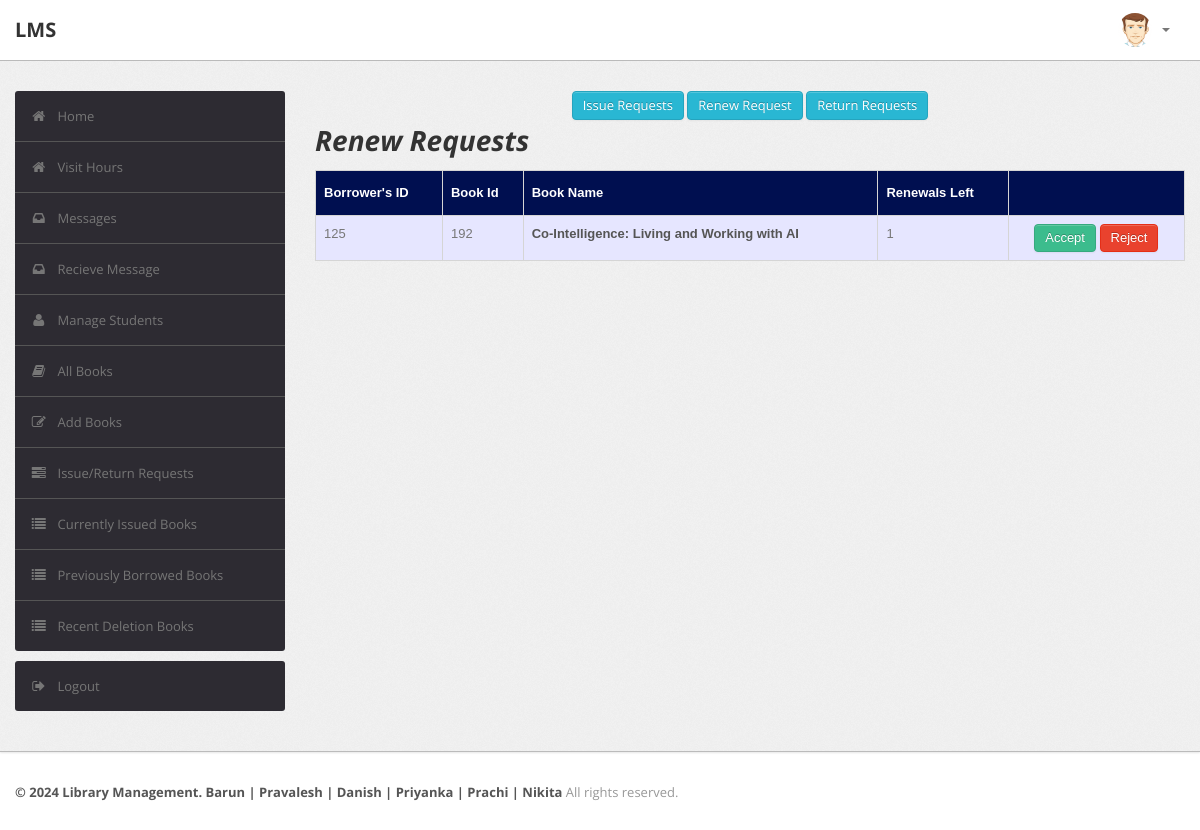
Screenshot of /librarian/renew_requests.php (signed in) with the database file from the repository.
### tables this page shows
CREATE TABLE `record` (
  `id` int(11) NOT NULL,
  `RollNo` varchar(255) NOT NULL,
  `BookId` int(255) NOT NULL,
  `Date_of_Issue` date NOT NULL,
  `Due_Date` date NOT NULL,
  `Date_of_Return` date NOT NULL,
  `Dues` int(255) NOT NULL,
  `Renewals_left` int(255) NOT NULL,
  `Time` time NOT NULL
);

CREATE TABLE `renew` (
  `RollNo` varchar(50) NOT NULL,
  `BookId` int(10) NOT NULL
);

CREATE TABLE `book` (
  `BookId` int(10) NOT NULL,
  `Section` varchar(255) NOT NULL,
  `Subject` varchar(50) DEFAULT NULL,
  `Textbook` varchar(255) NOT NULL,
  `Volume` varchar(255) DEFAULT NULL,
  `Year` varchar(50) DEFAULT NULL,
  `Availability` int(10) DEFAULT NULL,
  `Author` varchar(255) NOT NULL,
  `ISBN` varchar(255) NOT NULL,
  `Status` varchar(255) DEFAULT NULL
);

### librarian/renew_requests.php (the view, shortened to what this page needs)
<?php
require('dbconn.php');
?>
<?php
if ($_SESSION['RollNo'] !== 'staff') {
    ?>
<!DOCTYPE html>
<html lang="en">
    <head>
        <link type="text/css" href="bootstrap/css/bootstrap.min.css" rel="stylesheet">
        <link type="text/css" href="bootstrap/css/bootstrap-responsive.min.css" rel="stylesheet">
        <link type="text/css" href="css/theme.css" rel="stylesheet">
        <link type="text/css" href="images/icons/css/font-awesome.css" rel="stylesheet">
    </head>
    <body>
        <div class="navbar navbar-fixed-top">
            <div class="navbar-inner">
                <div class="container">
                        <a class="brand" href="index.php">LMS </a>
                    <div class="nav-collapse collapse navbar-inverse-collapse">
                        <ul class="nav pull-right">
                            <li class="nav-user dropdown"><a href="#" class="dropdown-toggle" data-toggle="dropdown">
                                <img src="images/user.png" class="nav-avatar" />
                                <b class="caret"></b></a>
                            </li>
                        </ul>
                    </div>
                </div>
            </div>
        </div>
        <div class="wrapper">
            <div class="container">
                <div class="row">
                    <div class="span3">
                        <div class="sidebar">
                          <ul class="widget widget-menu unstyled">
                                <li class="active"><a href="index.php"><i class="menu-icon icon-home"></i>Home
                                </a></li>
                                <li class="active"><a href="../qr/index.php"><i class="menu-icon icon-home"></i>Visit Hours
                                </a></li>
                                 <li><a href="message.php"><i class="menu-icon icon-inbox"></i>Messages</a>
                                </li>
                                <li><a href="recieve.php"><i class="menu-icon icon-inbox"></i>Recieve Message</a>
                                </li>
                                <li><a href="student.php"><i class="menu-icon icon-user"></i>Manage Students </a>
                                </li>
                                <li><a href="book.php"><i class="menu-icon icon-book"></i>All Books </a></li>
                                <li><a href="addbook.php"><i class="menu-icon icon-edit"></i>Add Books </a></li>
                                <li><a href="requests.php"><i class="menu-icon icon-tasks"></i>Issue/Return Requests </a></li>
                                <li><a href="current.php"><i class="menu-icon icon-list"></i>Currently Issued Books </a></li>
                                 <li><a href="pre.php"><i class="menu-icon icon-list"></i>Previously Borrowed Books </a></li>
                                <li><a href="history.php"><i class="menu-icon icon-list"></i>Recent Deletion Books </a></li>
                            </ul>
                            <ul class="widget widget-menu unstyled">
                                <li><a href="logout.php"><i class="menu-icon icon-signout"></i>Logout </a></li>
                            </ul>
                        </div>
                    </div>
                    <div class="span9">
                        <center>
                        <a href="issue_requests.php" class="btn btn-info">Issue Requests</a>
                        <a href="renew_requests.php" class="btn btn-info">Renew Request</a>
                        <a href="return_requests.php" class="btn btn-info">Return Requests</a>
                        </center>
                        <h1><i>Renew Requests</i></h1>
                        <table class="table" id = "tables">
                                  <thead>
                                    <tr>
                                      <th>Borrower's ID</th>
                                      <th>Book Id</th>
                                      <th>Book Name</th>
                                      <th>Renewals Left</th>
                                      <th></th>
                                    </tr>
                                  </thead>
                                  <tbody>
                                    <?php
                            $sql="select * from LMS.record,LMS.book,LMS.renew where Date_of_Return is NULL and renew.BookId=book.BookId and renew.RollNo=record.RollNo and renew.BookId=record.BookId";
                            $result=$conn->query($sql);
                            while($row=$result->fetch_assoc())
                            {
                                $bookid=$row['BookId'];
                                $rollno=$row['RollNo'];
                                $name=$row['Textbook'];
                                $renewals=$row['Renewals_left'];
                            ?>
                                    <tr>
                                      <td><?php echo strtoupper($rollno) ?></td>
                                      <td><?php echo $bookid ?></td>
                                      <td><b><?php echo $name ?></b></td>
                                      <td><?php echo $renewals ?></td>
                                      <td><center>
                                        <?php
                                        if($renewals > 0)
                                        {echo "<a href=\"acceptrenewal.php?id1=".$bookid."&id2=".$rollno."\" class=\"btn btn-success\">Accept</a>";}
                                         ?>
                                        <a href="rejectrenewal.php?id1=<?php echo $bookid; ?>&id2=<?php echo $rollno; ?>" class="btn btn-danger">Reject</a>
                                    </center></td>
                                    </tr>
                               <?php } ?>
                               </tbody>
                                </table>
                            </div>
                </div>
            </div>
        </div>
<div class="footer">
            <div class="container">
                <b class="copyright">&copy; 2024 Library Management. Barun | Pravalesh | Danish | Priyanka | Prachi | Nikita </b>All rights reserved.
            </div>
        </div>
    </body>
</html>
<?php }
else {
    echo "<script type='text/javascript'>alert('Access Denied!!!')</script>";
} ?>

### librarian/css/theme.css (style rules this page uses)
#tables { font-family: "Trebuchet MS", Arial, Helvetica, sans-serif; border-collapse: collapse; width: 100%; }
#tables td, #tables th { border: 1px solid #ddd; padding: 8px; }
#tables tr:nth-child(odd) { background-color: #e6e6ff; }
#tables th { padding-top: 12px; padding-bottom: 12px; text-align: left; background-color: #000F50; color: white; }
body { font-size: 13px; font-family: 'Open Sans', Arial, sans-serif; background: #fff; color: #777 }
h1, h2, h3, h4, h5, h6 { color: #333; margin-top: 0 }
h1 { font-size: 28px }
strong, b { color: #555 }
.wrapper { background: url(../images/bg.png) #eee; border-bottom: 1px solid #bbb; -webkit-box-shadow: 0 1px 2px rgba(0,0,0,0.1); -moz-box-shadow: 0 1px 2px rgba(0,0,0,0.1); box-shadow: 0 1px 2px rgba(0,0,0,0.1); padding: 30px 0 }
.footer { color: #999; padding: 30px 0 60px }
body [class^="icon-"], body [class*=" icon-"] { font-size: 14px; line-height: 20px; height: 20px }
.navbar { position: static!important; margin: 0!important }
.navbar .navbar-inner { background: #fff; border-bottom: 1px solid #bbb; -webkit-box-shadow: 0 1px 2px rgba(0,0,0,0.15); -moz-box-shadow: 0 1px 2px rgba(0,0,0,0.15); box-shadow: 0 1px 2px rgba(0,0,0,0.15) }
.navbar .brand { color: #333; font-weight: bold; font-size: 20px; margin-right: 20px; padding: 20px }
.navbar .nav>li>a { padding: 20px 15px; font-weight: bold; color: #777 }
.nav-user>a { height: 20px }
.nav-avatar { width: 34px; height: 34px; margin: -7px 5px 0 0; -webkit-border-radius: 50%; -moz-border-radius: 50%; border-radius: 50% }
.btn, .btn-box { -webkit-border-radius: 3px; -moz-border-radius: 3px; border-radius: 3px }
.btn { font-size: 13px; font-weight: 600 }
.btn { display: inline-block; margin-bottom: 0; font-weight: 400; text-align: center; vertical-align: middle; cursor: pointer; background-image: none; border: 1px solid transparent; white-space: nowrap; padding: 4px 10px; font-size: 13px; line-height: 1.42857; border-radius: 4px; -webkit-user-select: none; -moz-user-select: none; -ms-user-select: none; user-select: none }
.btn-success { color: #fff; background-color: #3cbc8d; border-color: #36a97f }
.btn-info { color: #fff; background-color: #29b7d3; border-color: #25a4be }
.btn-danger { color: #fff; background-color: #e9422e; border-color: #e52e18 }
.table { margin-bottom: 0 }
.table th, .table td { border-color: #d5d5d5!important }
.widget-menu { background: #fff; -webkit-border-radius: 3px; -moz-border-radius: 3px; border-radius: 3px; overflow: hidden }
.widget-menu a { color: #555; display: block; line-height: 20px; padding: 15px; text-decoration: none!important }
.widget-menu .menu-icon { margin-right: 10px; color: #767676; -webkit-transition: all .2s ease-in-out; -moz-transition: all .2s ease-in-out; transition: all .2s ease-in-out; }
.widget-menu>li+li { border-top: 1px solid #555 }
.widget-menu>li>a { background-color: #2d2b32; color: #767676; -webkit-transition: all .2s ease-in-out; -moz-transition: all .2s ease-in-out; transition: all .2s ease-in-out; }

### rows the page displays
record: renew.RollNo "125", renew.BookId "192", BookId.Textbook "Co-Intelligence: Living and Working with AI", Renewals_left "1"
